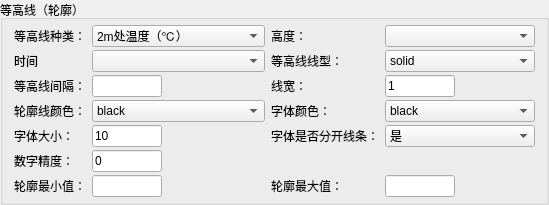
          <widget class="QGroupBox" name="groupBox_5">
           <property name="title">
            <string>等高线（轮廓）</string>
           </property>
           <layout class="QGridLayout" name="gridLayout_5">
            <property name="topMargin">
             <number>5</number>
            </property>
            <property name="bottomMargin">
             <number>5</number>
            </property>
            <property name="verticalSpacing">
             <number>3</number>
            </property>
            <item row="1" column="0">
             <widget class="QLabel" name="label_30">
              <property name="text">
               <string>时间</string>
              </property>
             </widget>
            </item>
            <item row="1" column="2">
             <widget class="QLabel" name="label_61">
              <property name="text">
               <string>等高线线型：</string>
              </property>
             </widget>
            </item>
            <item row="5" column="0">
             <widget class="QLabel" name="label_62">
              <property name="text">
               <string>数字精度：</string>
              </property>
             </widget>
            </item>
            <item row="0" column="1">
             <widget class="QComboBox" name="comboBox_8">
              <property name="minimumSize">
               <size>
                <width>110</width>
                <height>0</height>
               </size>
              </property>
              <item>
               <property name="text">
                <string>2m处温度（℃）</string>
               </property>
              </item>
              <item>
               <property name="text">
                <string>温度（℃）</string>
               </property>
              </item>
              <item>
               <property name="text">
                <string>10m处风速（水平）（m/s）</string>
               </property>
              </item>
              <item>
               <property name="text">
                <string>风速（水平）（m/s）</string>
               </property>
              </item>
              <item>
               <property name="text">
                <string>风速（垂直）（m/s）</string>
               </property>
              </item>
              <item>
               <property name="text">
                <string>2m处相对湿度（%）</string>
               </property>
              </item>
              <item>
               <property name="text">
                <string>相对湿度（%）</string>
               </property>
              </item>
              <item>
               <property name="text">
                <string>气压（hPa）</string>
               </property>
              </item>
             </widget>
            </item>
            <item row="1" column="1">
             <widget class="QComboBox" name="comboBox_10">
              <property name="minimumSize">
               <size>
                <width>150</width>
                <height>0</height>
               </size>
              </property>
             </widget>
            </item>
            <item row="1" column="3">
             <widget class="QComboBox" name="comboBox_21">
              <item>
               <property name="text">
                <string>solid</string>
               </property>
              </item>
              <item>
               <property name="text">
                <string>dashed</string>
               </property>
              </item>
              <item>
               <property name="text">
                <string>dashdot</string>
               </property>
              </item>
              <item>
               <property name="text">
                <string>dotted</string>
               </property>
              </item>
             </widget>
            </item>
            <item row="2" column="0">
             <widget class="QLabel" name="label_19">
              <property name="text">
               <string>等高线间隔：</string>
              </property>
             </widget>
            </item>
            <item row="0" column="2">
             <widget class="QLabel" name="label_29">
              <property name="text">
               <string>高度：</string>
              </property>
             </widget>
            </item>
            <item row="0" column="0">
             <widget class="QLabel" name="label_28">
              <property name="text">
               <string>等高线种类：</string>
              </property>
             </widget>
            </item>
            <item row="3" column="0">
             <widget class="QLabel" name="label_21">
              <property name="text">
               <string>轮廓线颜色：</string>
              </property>
             </widget>
            </item>
            <item row="5" column="1">
             <widget class="QLineEdit" name="lineEdit_30">
              <property name="maximumSize">
               <size>
                <width>70</width>
                <height>16777215</height>
               </size>
              </property>
              <property name="text">
               <string>0</string>
              </property>
             </widget>
            </item>
            <item row="2" column="1">
             <widget class="QLineEdit" name="lineEdit_14">
              <property name="maximumSize">
               <size>
                <width>70</width>
                <height>16777215</height>
               </size>
              </property>
             </widget>
            </item>
            <item row="3" column="3">
             <widget class="QComboBox" name="comboBox_5">
              <property name="minimumSize">
               <size>
                <width>70</width>
                <height>0</height>
               </size>
              </property>
              <item>
               <property name="text">
                <string>black</string>
               </property>
              </item>
              <item>
               <property name="text">
                <string>white</string>
               </property>
              </item>
              <item>
               <property name="text">
                <string>gray</string>
               </property>
              </item>
              <item>
               <property name="text">
                <string>red</string>
               </property>
              </item>
              <item>
               <property name="text">
                <string>blue</string>
               </property>
              </item>
              <item>
               <property name="text">
                <string>green</string>
               </property>
              </item>
              <item>
               <property name="text">
                <string>yellow</string>
               </property>
              </item>
             </widget>
            </item>
            <item row="0" column="3">
             <widget class="QComboBox" name="comboBox_9">
              <property name="minimumSize">
               <size>
                <width>150</width>
                <height>0</height>
               </size>
              </property>
             </widget>
            </item>
            <item row="4" column="0">
             <widget class="QLabel" name="label_23">
              <property name="text">
               <string>字体大小：</string>
              </property>
             </widget>
            </item>
            <item row="2" column="3">
             <widget class="QLineEdit" name="lineEdit_15">
              <property name="maximumSize">
               <size>
                <width>70</width>
                <height>16777215</height>
               </size>
              </property>
              <property name="text">
               <string>1</string>
              </property>
             </widget>
            </item>
            <item row="4" column="2">
             <widget class="QLabel" name="label_24">
              <property name="text">
               <string>字体是否分开线条：</string>
              </property>
             </widget>
            </item>
            <item row="3" column="2">
             <widget class="QLabel" name="label_22">
              <property name="text">
               <string>字体颜色：</string>
              </property>
             </widget>
            </item>
            <item row="4" column="1">
             <widget class="QLineEdit" name="lineEdit_16">
              <property name="maximumSize">
               <size>
                <width>70</width>
                <height>16777215</height>
               </size>
              </property>
              <property name="text">
               <string>10</string>
              </property>
             </widget>
            </item>
            <item row="4" column="3">
             <widget class="QComboBox" name="comboBox_6">
              <property name="minimumSize">
               <size>
                <width>50</width>
                <height>0</height>
               </size>
              </property>
              <item>
               <property name="text">
                <string>是</string>
               </property>
              </item>
              <item>
               <property name="text">
                <string>否</string>
               </property>
              </item>
             </widget>
            </item>
            <item row="2" column="2">
             <widget class="QLabel" name="label_20">
              <property name="text">
               <string>线宽：</string>
              </property>
             </widget>
            </item>
            <item row="3" column="1">
             <widget class="QComboBox" name="comboBox_4">
              <property name="minimumSize">
               <size>
                <width>70</width>
                <height>0</height>
               </size>
              </property>
              <item>
               <property name="text">
                <string>black</string>
               </property>
              </item>
              <item>
               <property name="text">
                <string>white</string>
               </property>
              </item>
              <item>
               <property name="text">
                <string>gray</string>
               </property>
              </item>
              <item>
               <property name="text">
                <string>red</string>
               </property>
              </item>
              <item>
               <property name="text">
                <string>blue</string>
               </property>
              </item>
              <item>
               <property name="text">
                <string>green</string>
               </property>
              </item>
              <item>
               <property name="text">
                <string>yellow</string>
               </property>
              </item>
             </widget>
            </item>
            <item row="6" column="0">
             <widget class="QLabel" name="label_69">
              <property name="text">
               <string>轮廓最小值：</string>
              </property>
             </widget>
            </item>
            <item row="6" column="1">
             <widget class="QLineEdit" name="lineEdit_35">
              <property name="maximumSize">
               <size>
                <width>70</width>
                <height>16777215</height>
               </size>
              </property>
             </widget>
            </item>
            <item row="6" column="2">
             <widget class="QLabel" name="label_70">
              <property name="text">
               <string>轮廓最大值：</string>
              </property>
             </widget>
            </item>
            <item row="6" column="3">
             <widget class="QLineEdit" name="lineEdit_36">
              <property name="maximumSize">
               <size>
                <width>70</width>
                <height>16777215</height>
               </size>
              </property>
             </widget>
            </item>
           </layout>
          </widget>
